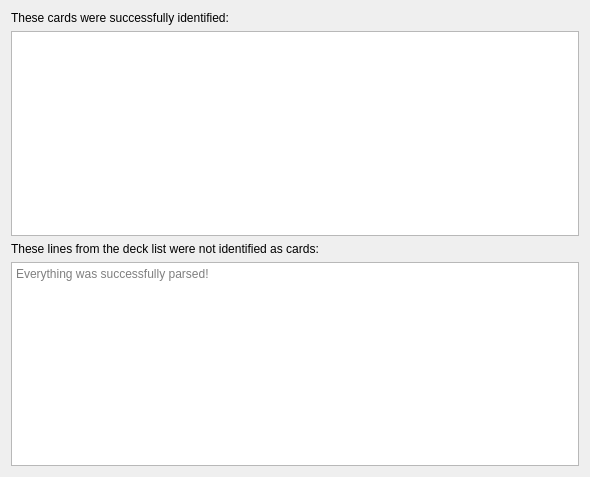
<?xml version="1.0" encoding="UTF-8"?>
<ui version="4.0">
 <class>WizardPage</class>
 <widget class="QWizardPage" name="WizardPage">
  <property name="geometry">
   <rect>
    <x>0</x>
    <y>0</y>
    <width>590</width>
    <height>477</height>
   </rect>
  </property>
  <property name="windowTitle">
   <string>WizardPage</string>
  </property>
  <property name="title">
   <string>Import a deck list for printing</string>
  </property>
  <property name="subTitle">
   <string>Below is the parsing result. The table on top shows all identified cards. The text field at the bottom shows all unidentified lines, that were not successfully parsed as cards.</string>
  </property>
  <layout class="QVBoxLayout" name="verticalLayout">
   <item>
    <widget class="QLabel" name="parsed_cards_label">
     <property name="text">
      <string>These cards were successfully identified:</string>
     </property>
    </widget>
   </item>
   <item>
    <widget class="QTableView" name="parsed_cards_table">
     <property name="sizePolicy">
      <sizepolicy hsizetype="Expanding" vsizetype="Expanding">
       <horstretch>0</horstretch>
       <verstretch>1</verstretch>
      </sizepolicy>
     </property>
     <property name="sizeAdjustPolicy">
      <enum>QAbstractScrollArea::AdjustToContents</enum>
     </property>
     <property name="editTriggers">
      <set>QAbstractItemView::NoEditTriggers</set>
     </property>
     <property name="alternatingRowColors">
      <bool>true</bool>
     </property>
     <attribute name="horizontalHeaderDefaultSectionSize">
      <number>110</number>
     </attribute>
    </widget>
   </item>
   <item>
    <widget class="QLabel" name="unsuccessful_lines_label">
     <property name="text">
      <string>These lines from the deck list were not identified as cards:</string>
     </property>
    </widget>
   </item>
   <item>
    <widget class="QTextBrowser" name="unparsed_lines_text">
     <property name="sizePolicy">
      <sizepolicy hsizetype="Expanding" vsizetype="Expanding">
       <horstretch>0</horstretch>
       <verstretch>1</verstretch>
      </sizepolicy>
     </property>
     <property name="acceptRichText">
      <bool>false</bool>
     </property>
     <property name="placeholderText">
      <string>Everything was successfully parsed!</string>
     </property>
     <property name="openLinks">
      <bool>false</bool>
     </property>
    </widget>
   </item>
  </layout>
 </widget>
 <resources/>
 <connections/>
</ui>
